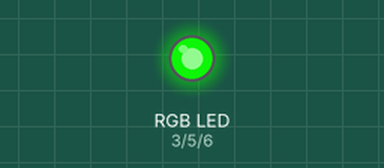
A sketch run on a simulated Arduino Uno, built with avr-gcc and run on an emulated ATmega328P. On the bench: an RGB LED mixed from three pins (HIGH = lit). Dim RGB values are drawn brighter than linear; random numbers use the default seed unless the sketch sets one.

Above: at 0.3 s.
At 5.6 s:
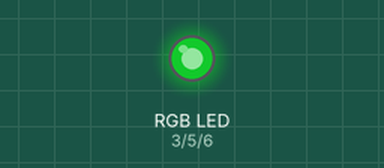
At 7.4 s:
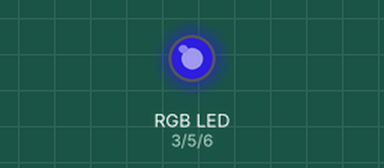
At 14.1 s:
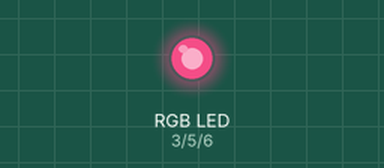
At 20.1 s:
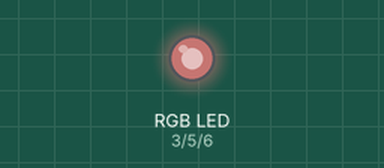
At 34.8 s:
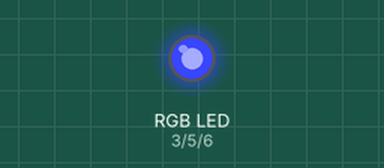
Timing chart, 0 to 40.0 s (numbered marks = the images above):
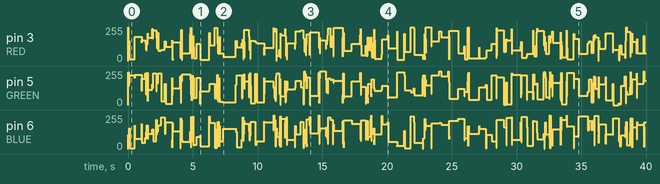

The sketch:

LEDTest.ino
```cpp
const int RED =  3;
const int GREEN =  5;
const int BLUE =  6;


int redState = LOW;
int red = 255;
int green = 0;
int blue = 0;
int count = 0;
int i = 0;

void setup() {
  // set the digital pin as output:
  pinMode(RED, OUTPUT);
  pinMode(GREEN, OUTPUT);
  pinMode(BLUE, OUTPUT);


}

void loop() {


analogWrite(RED, red);
analogWrite(GREEN, green);
analogWrite(BLUE, blue);
    //red = (red + 1) % 255;
    //green = sin(0.0174533*count) * 255;
    //blue = cos(0.0174533*count+10) * 255;
    red = random(256);
    green = random(256);
    blue = random(256);

    if (i - random(2) > 4) {
      delay(200 + random(500));
    } else {
      delay(random(1000)/(random(200)+1));
    }


    count += 1;

    i = (i + 1) % 6;
}
```
